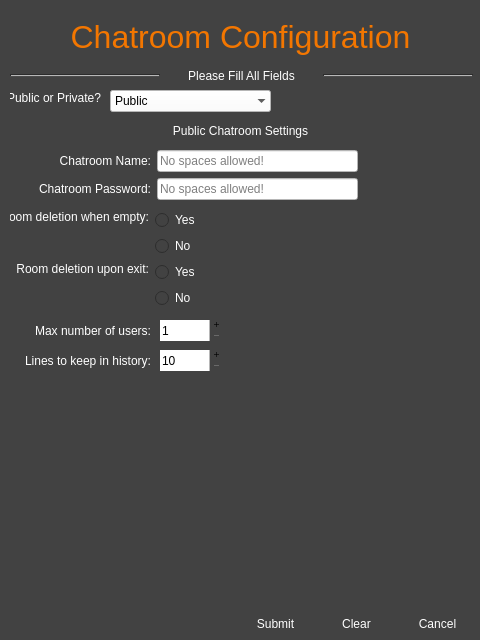
<?xml version='1.0'?>
<ui version="4.0">
 <class>ventilate_createchat</class>
 <widget name="ventilate_createchat" class="QDialog">
  <property name="geometry">
<rect>
    <x>0</x>
    <y>0</y>
    <width>480</width>
    <height>640</height>
   </rect>
  </property>
  <property name="windowTitle">
   <string>Create Chatroom</string>
  </property>
  <property name="styleSheet">
   <string notr="true">background-color: rgb(66, 66, 66);</string>
  </property>
  <widget class="QLabel" name="label_3">
   <property name="geometry">
    <rect>
     <x>10</x>
     <y>90</y>
     <width>91</width>
     <height>16</height>
    </rect>
   </property>
   <property name="styleSheet">
    <string notr="true">color: rgb(255, 255, 255);</string>
   </property>
   <property name="text">
    <string>Public or Private?</string>
   </property>
   <property name="alignment">
    <set>Qt::AlignRight|Qt::AlignTrailing|Qt::AlignVCenter</set>
   </property>
  </widget>
  <widget class="QComboBox" name="cboPBorPV">
   <property name="geometry">
    <rect>
     <x>110</x>
     <y>90</y>
     <width>161</width>
     <height>22</height>
    </rect>
   </property>
   <property name="styleSheet">
    <string notr="true">color: rgb(0, 0, 0);
background-color: rgb(255, 255, 255);</string>
   </property>
   <property name="maxVisibleItems">
    <number>2</number>
   </property>
   <property name="maxCount">
    <number>2</number>
   </property>
   <property name="insertPolicy">
    <enum>QComboBox::NoInsert</enum>
   </property>
   <property name="frame">
    <bool>false</bool>
   </property>
   <item>
    <property name="text">
     <string>Public</string>
    </property>
   </item>
   <item>
    <property name="text">
     <string>Private</string>
    </property>
   </item>
  </widget>
  <widget class="QStackedWidget" name="stackedWidget">
   <property name="geometry">
    <rect>
     <x>10</x>
     <y>120</y>
     <width>461</width>
     <height>481</height>
    </rect>
   </property>
   <property name="currentIndex">
    <number>0</number>
   </property>
   <widget class="QWidget" name="page">
    <widget class="QLabel" name="lblPublicSettings">
     <property name="geometry">
      <rect>
       <x>0</x>
       <y>0</y>
       <width>461</width>
       <height>21</height>
      </rect>
     </property>
     <property name="styleSheet">
      <string notr="true">color: rgb(255,255,255);</string>
     </property>
     <property name="text">
      <string>Public Chatroom Settings</string>
     </property>
     <property name="alignment">
      <set>Qt::AlignCenter</set>
     </property>
    </widget>
    <widget class="QWidget" name="layoutWidget">
     <property name="geometry">
      <rect>
       <x>0</x>
       <y>30</y>
       <width>466</width>
       <height>52</height>
      </rect>
     </property>
     <layout class="QVBoxLayout" name="verticalLayout_6">
      <item>
       <layout class="QHBoxLayout" name="horizontalLayout_7">
        <item>
         <widget class="QLabel" name="lblChatName">
          <property name="minimumSize">
           <size>
            <width>141</width>
            <height>0</height>
           </size>
          </property>
          <property name="maximumSize">
           <size>
            <width>141</width>
            <height>16777215</height>
           </size>
          </property>
          <property name="baseSize">
           <size>
            <width>141</width>
            <height>0</height>
           </size>
          </property>
          <property name="styleSheet">
           <string notr="true">color: rgb(255,255,255);</string>
          </property>
          <property name="text">
           <string>Chatroom Name:</string>
          </property>
          <property name="alignment">
           <set>Qt::AlignRight|Qt::AlignTrailing|Qt::AlignVCenter</set>
          </property>
         </widget>
        </item>
        <item>
         <widget class="QLineEdit" name="lnedPBChatName">
          <property name="minimumSize">
           <size>
            <width>201</width>
            <height>20</height>
           </size>
          </property>
          <property name="styleSheet">
           <string notr="true">color: rgb(0,0,0);
background-color: rgb(255,255,255);</string>
          </property>
          <property name="maxLength">
           <number>64</number>
          </property>
          <property name="placeholderText">
           <string>No spaces allowed!</string>
          </property>
          <property name="clearButtonEnabled">
           <bool>true</bool>
          </property>
         </widget>
        </item>
        <item>
         <spacer name="hspStackWidget">
          <property name="orientation">
           <enum>Qt::Horizontal</enum>
          </property>
          <property name="sizeType">
           <enum>QSizePolicy::MinimumExpanding</enum>
          </property>
          <property name="sizeHint" stdset="0">
           <size>
            <width>108</width>
            <height>18</height>
           </size>
          </property>
         </spacer>
        </item>
       </layout>
      </item>
      <item>
       <layout class="QHBoxLayout" name="horizontalLayout_6">
        <item>
         <widget class="QLabel" name="lblChatPassword">
          <property name="minimumSize">
           <size>
            <width>141</width>
            <height>0</height>
           </size>
          </property>
          <property name="maximumSize">
           <size>
            <width>141</width>
            <height>16777215</height>
           </size>
          </property>
          <property name="baseSize">
           <size>
            <width>141</width>
            <height>0</height>
           </size>
          </property>
          <property name="styleSheet">
           <string notr="true">color: rgb(255,255,255);</string>
          </property>
          <property name="text">
           <string>Chatroom Password:</string>
          </property>
          <property name="alignment">
           <set>Qt::AlignRight|Qt::AlignTrailing|Qt::AlignVCenter</set>
          </property>
         </widget>
        </item>
        <item>
         <widget class="QLineEdit" name="lnedPVChatPassword">
          <property name="minimumSize">
           <size>
            <width>201</width>
            <height>20</height>
           </size>
          </property>
          <property name="styleSheet">
           <string notr="true">color: rgb(0,0,0);
background-color: rgb(255,255,255);</string>
          </property>
          <property name="maxLength">
           <number>32</number>
          </property>
          <property name="echoMode">
           <enum>QLineEdit::Password</enum>
          </property>
          <property name="placeholderText">
           <string>No spaces allowed!</string>
          </property>
          <property name="clearButtonEnabled">
           <bool>true</bool>
          </property>
         </widget>
        </item>
        <item>
         <spacer name="hspStackWidget_2">
          <property name="orientation">
           <enum>Qt::Horizontal</enum>
          </property>
          <property name="sizeType">
           <enum>QSizePolicy::MinimumExpanding</enum>
          </property>
          <property name="sizeHint" stdset="0">
           <size>
            <width>108</width>
            <height>18</height>
           </size>
          </property>
         </spacer>
        </item>
       </layout>
      </item>
     </layout>
    </widget>
    <widget class="QSpinBox" name="spinBox">
     <property name="geometry">
      <rect>
       <x>150</x>
       <y>200</y>
       <width>61</width>
       <height>21</height>
      </rect>
     </property>
     <property name="styleSheet">
      <string notr="true">color: rgb(0, 0, 0);
background-color: rgb(255, 255, 255);</string>
     </property>
     <property name="wrapping">
      <bool>false</bool>
     </property>
     <property name="frame">
      <bool>false</bool>
     </property>
     <property name="buttonSymbols">
      <enum>QAbstractSpinBox::PlusMinus</enum>
     </property>
     <property name="accelerated">
      <bool>true</bool>
     </property>
     <property name="showGroupSeparator" stdset="0">
      <bool>true</bool>
     </property>
     <property name="minimum">
      <number>1</number>
     </property>
     <property name="maximum">
      <number>100</number>
     </property>
    </widget>
    <widget class="QLabel" name="lblChatPassword_2">
     <property name="geometry">
      <rect>
       <x>0</x>
       <y>200</y>
       <width>141</width>
       <height>21</height>
      </rect>
     </property>
     <property name="minimumSize">
      <size>
       <width>141</width>
       <height>0</height>
      </size>
     </property>
     <property name="maximumSize">
      <size>
       <width>141</width>
       <height>16777215</height>
      </size>
     </property>
     <property name="baseSize">
      <size>
       <width>141</width>
       <height>0</height>
      </size>
     </property>
     <property name="styleSheet">
      <string notr="true">color: rgb(255,255,255);</string>
     </property>
     <property name="text">
      <string>Max number of users:</string>
     </property>
     <property name="alignment">
      <set>Qt::AlignRight|Qt::AlignTrailing|Qt::AlignVCenter</set>
     </property>
    </widget>
    <widget class="QLabel" name="lblChatPassword_3">
     <property name="geometry">
      <rect>
       <x>0</x>
       <y>230</y>
       <width>141</width>
       <height>21</height>
      </rect>
     </property>
     <property name="minimumSize">
      <size>
       <width>141</width>
       <height>0</height>
      </size>
     </property>
     <property name="maximumSize">
      <size>
       <width>141</width>
       <height>16777215</height>
      </size>
     </property>
     <property name="baseSize">
      <size>
       <width>141</width>
       <height>0</height>
      </size>
     </property>
     <property name="styleSheet">
      <string notr="true">color: rgb(255,255,255);</string>
     </property>
     <property name="text">
      <string>Lines to keep in history:</string>
     </property>
     <property name="alignment">
      <set>Qt::AlignRight|Qt::AlignTrailing|Qt::AlignVCenter</set>
     </property>
    </widget>
    <widget class="QSpinBox" name="spinBox_2">
     <property name="geometry">
      <rect>
       <x>150</x>
       <y>230</y>
       <width>61</width>
       <height>21</height>
      </rect>
     </property>
     <property name="styleSheet">
      <string notr="true">color: rgb(0, 0, 0);
background-color: rgb(255, 255, 255);</string>
     </property>
     <property name="wrapping">
      <bool>false</bool>
     </property>
     <property name="frame">
      <bool>false</bool>
     </property>
     <property name="buttonSymbols">
      <enum>QAbstractSpinBox::PlusMinus</enum>
     </property>
     <property name="accelerated">
      <bool>true</bool>
     </property>
     <property name="showGroupSeparator" stdset="0">
      <bool>true</bool>
     </property>
     <property name="minimum">
      <number>10</number>
     </property>
     <property name="value">
      <number>10</number>
     </property>
     <property name="displayIntegerBase">
      <number>10</number>
     </property>
    </widget>
    <widget class="QWidget" name="layoutWidget">
     <property name="geometry">
      <rect>
       <x>0</x>
       <y>90</y>
       <width>461</width>
       <height>98</height>
      </rect>
     </property>
     <layout class="QHBoxLayout" name="horizontalLayout_8">
      <item>
       <layout class="QVBoxLayout" name="verticalLayout_7">
        <property name="sizeConstraint">
         <enum>QLayout::SetFixedSize</enum>
        </property>
        <item>
         <layout class="QHBoxLayout" name="horizontalLayout_4">
          <item>
           <layout class="QVBoxLayout" name="verticalLayout_5">
            <item>
             <widget class="QLabel" name="label_8">
              <property name="minimumSize">
               <size>
                <width>139</width>
                <height>0</height>
               </size>
              </property>
              <property name="maximumSize">
               <size>
                <width>139</width>
                <height>16777215</height>
               </size>
              </property>
              <property name="baseSize">
               <size>
                <width>139</width>
                <height>0</height>
               </size>
              </property>
              <property name="styleSheet">
               <string notr="true">color: rgb(255,255,255);</string>
              </property>
              <property name="text">
               <string>Room deletion when empty:</string>
              </property>
              <property name="alignment">
               <set>Qt::AlignRight|Qt::AlignTrailing|Qt::AlignVCenter</set>
              </property>
             </widget>
            </item>
            <item>
             <spacer name="verticalSpacer_2">
              <property name="orientation">
               <enum>Qt::Vertical</enum>
              </property>
              <property name="sizeHint" stdset="0">
               <size>
                <width>138</width>
                <height>8</height>
               </size>
              </property>
             </spacer>
            </item>
           </layout>
          </item>
          <item>
           <layout class="QVBoxLayout" name="verticalLayout_2">
            <item>
             <widget class="QRadioButton" name="rbtnPBUattnYes">
              <property name="autoFillBackground">
               <bool>false</bool>
              </property>
              <property name="styleSheet">
               <string notr="true">color: rgb(255,255,255);</string>
              </property>
              <property name="text">
               <string>Yes</string>
              </property>
             </widget>
            </item>
            <item>
             <widget class="QRadioButton" name="rbtnPBUattnNo">
              <property name="autoFillBackground">
               <bool>false</bool>
              </property>
              <property name="styleSheet">
               <string notr="true">color: rgb(255,255,255);</string>
              </property>
              <property name="text">
               <string>No</string>
              </property>
             </widget>
            </item>
           </layout>
          </item>
         </layout>
        </item>
        <item>
         <layout class="QHBoxLayout" name="horizontalLayout_5">
          <item>
           <layout class="QVBoxLayout" name="verticalLayout_4">
            <item>
             <widget class="QLabel" name="label_9">
              <property name="minimumSize">
               <size>
                <width>139</width>
                <height>0</height>
               </size>
              </property>
              <property name="maximumSize">
               <size>
                <width>139</width>
                <height>16777215</height>
               </size>
              </property>
              <property name="baseSize">
               <size>
                <width>139</width>
                <height>0</height>
               </size>
              </property>
              <property name="styleSheet">
               <string notr="true">color: rgb(255,255,255);</string>
              </property>
              <property name="text">
               <string>Room deletion upon exit:</string>
              </property>
              <property name="alignment">
               <set>Qt::AlignRight|Qt::AlignTrailing|Qt::AlignVCenter</set>
              </property>
             </widget>
            </item>
            <item>
             <spacer name="verticalSpacer">
              <property name="orientation">
               <enum>Qt::Vertical</enum>
              </property>
              <property name="sizeHint" stdset="0">
               <size>
                <width>138</width>
                <height>8</height>
               </size>
              </property>
             </spacer>
            </item>
           </layout>
          </item>
          <item>
           <layout class="QVBoxLayout" name="verticalLayout_3">
            <item>
             <widget class="QRadioButton" name="rbtnPBExitYes">
              <property name="autoFillBackground">
               <bool>false</bool>
              </property>
              <property name="styleSheet">
               <string notr="true">color: rgb(255,255,255);</string>
              </property>
              <property name="text">
               <string>Yes</string>
              </property>
             </widget>
            </item>
            <item>
             <widget class="QRadioButton" name="rbtnPBExitNo">
              <property name="autoFillBackground">
               <bool>false</bool>
              </property>
              <property name="styleSheet">
               <string notr="true">color: rgb(255,255,255);</string>
              </property>
              <property name="text">
               <string>No</string>
              </property>
             </widget>
            </item>
           </layout>
          </item>
         </layout>
        </item>
       </layout>
      </item>
      <item>
       <spacer name="horizontalSpacer_2">
        <property name="orientation">
         <enum>Qt::Horizontal</enum>
        </property>
        <property name="sizeHint" stdset="0">
         <size>
          <width>268</width>
          <height>88</height>
         </size>
        </property>
       </spacer>
      </item>
     </layout>
    </widget>
   </widget>
   <widget class="QWidget" name="page_2">
    <widget class="QLabel" name="label_5">
     <property name="geometry">
      <rect>
       <x>0</x>
       <y>0</y>
       <width>131</width>
       <height>21</height>
      </rect>
     </property>
     <property name="styleSheet">
      <string notr="true">color: rgb(255,255,255);</string>
     </property>
     <property name="text">
      <string>Private Chatroom Settings</string>
     </property>
    </widget>
   </widget>
  </widget>
  <widget class="QWidget" name="layoutWidget">
   <property name="geometry">
    <rect>
     <x>10</x>
     <y>610</y>
     <width>465</width>
     <height>27</height>
    </rect>
   </property>
   <layout class="QHBoxLayout" name="horizontalLayout_2">
    <item>
     <spacer name="horizontalSpacer">
      <property name="orientation">
       <enum>Qt::Horizontal</enum>
      </property>
      <property name="sizeType">
       <enum>QSizePolicy::MinimumExpanding</enum>
      </property>
      <property name="sizeHint" stdset="0">
       <size>
        <width>218</width>
        <height>20</height>
       </size>
      </property>
     </spacer>
    </item>
    <item>
     <layout class="QHBoxLayout" name="horizontalLayout">
      <item>
       <widget class="QPushButton" name="btnSubmit">
        <property name="minimumSize">
         <size>
          <width>75</width>
          <height>23</height>
         </size>
        </property>
        <property name="maximumSize">
         <size>
          <width>75</width>
          <height>23</height>
         </size>
        </property>
        <property name="baseSize">
         <size>
          <width>75</width>
          <height>23</height>
         </size>
        </property>
        <property name="styleSheet">
         <string notr="true">color: rgb(255, 255, 255);</string>
        </property>
        <property name="text">
         <string>Submit</string>
        </property>
        <property name="checkable">
         <bool>false</bool>
        </property>
        <property name="autoDefault">
         <bool>false</bool>
        </property>
        <property name="flat">
         <bool>true</bool>
        </property>
       </widget>
      </item>
      <item>
       <widget class="QPushButton" name="btnClear">
        <property name="minimumSize">
         <size>
          <width>75</width>
          <height>23</height>
         </size>
        </property>
        <property name="maximumSize">
         <size>
          <width>75</width>
          <height>23</height>
         </size>
        </property>
        <property name="baseSize">
         <size>
          <width>75</width>
          <height>23</height>
         </size>
        </property>
        <property name="styleSheet">
         <string notr="true">color: rgb(255, 255, 255);</string>
        </property>
        <property name="text">
         <string>Clear</string>
        </property>
        <property name="checkable">
         <bool>false</bool>
        </property>
        <property name="autoDefault">
         <bool>false</bool>
        </property>
        <property name="flat">
         <bool>true</bool>
        </property>
       </widget>
      </item>
      <item>
       <widget class="QPushButton" name="btnCancel">
        <property name="minimumSize">
         <size>
          <width>75</width>
          <height>23</height>
         </size>
        </property>
        <property name="maximumSize">
         <size>
          <width>75</width>
          <height>23</height>
         </size>
        </property>
        <property name="baseSize">
         <size>
          <width>75</width>
          <height>23</height>
         </size>
        </property>
        <property name="styleSheet">
         <string notr="true">color: rgb(255, 255, 255);</string>
        </property>
        <property name="text">
         <string>Cancel</string>
        </property>
        <property name="checkable">
         <bool>false</bool>
        </property>
        <property name="autoDefault">
         <bool>false</bool>
        </property>
        <property name="flat">
         <bool>true</bool>
        </property>
       </widget>
      </item>
     </layout>
    </item>
   </layout>
  </widget>
  <widget class="QWidget" name="layoutWidget">
   <property name="geometry">
    <rect>
     <x>10</x>
     <y>10</y>
     <width>463</width>
     <height>75</height>
    </rect>
   </property>
   <layout class="QVBoxLayout" name="verticalLayout">
    <item>
     <widget class="QLabel" name="lblTitle">
      <property name="minimumSize">
       <size>
        <width>461</width>
        <height>51</height>
       </size>
      </property>
      <property name="maximumSize">
       <size>
        <width>461</width>
        <height>51</height>
       </size>
      </property>
      <property name="baseSize">
       <size>
        <width>461</width>
        <height>51</height>
       </size>
      </property>
      <property name="font">
       <font>
        <pointsize>24</pointsize>
       </font>
      </property>
      <property name="styleSheet">
       <string notr="true">color: rgb(243, 118, 0);</string>
      </property>
      <property name="text">
       <string>Chatroom Configuration</string>
      </property>
      <property name="alignment">
       <set>Qt::AlignCenter</set>
      </property>
     </widget>
    </item>
    <item>
     <layout class="QHBoxLayout" name="horizontalLayout_3">
      <item>
       <widget class="Line" name="hlnLeft">
        <property name="styleSheet">
         <string notr="true">color: rgb(255, 255, 255);
border-color: rgb(255, 255, 255);</string>
        </property>
        <property name="midLineWidth">
         <number>1</number>
        </property>
        <property name="orientation">
         <enum>Qt::Horizontal</enum>
        </property>
       </widget>
      </item>
      <item>
       <widget class="QLabel" name="lblDirections">
        <property name="font">
         <font>
          <pointsize>9</pointsize>
         </font>
        </property>
        <property name="styleSheet">
         <string notr="true">color: rgb(255, 255, 255);</string>
        </property>
        <property name="text">
         <string>Please Fill All Fields</string>
        </property>
        <property name="alignment">
         <set>Qt::AlignCenter</set>
        </property>
       </widget>
      </item>
      <item>
       <widget class="Line" name="hlnRight">
        <property name="styleSheet">
         <string notr="true">color: rgb(255, 255, 255);</string>
        </property>
        <property name="lineWidth">
         <number>1</number>
        </property>
        <property name="midLineWidth">
         <number>1</number>
        </property>
        <property name="orientation">
         <enum>Qt::Horizontal</enum>
        </property>
       </widget>
      </item>
     </layout>
    </item>
   </layout>
  </widget>
 </widget>
 <resources/>
 <connections/>
 <designerdata>
  <property name="gridDeltaX">
   <number>10</number>
  </property>
  <property name="gridDeltaY">
   <number>10</number>
  </property>
  <property name="gridSnapX">
   <bool>true</bool>
  </property>
  <property name="gridSnapY">
   <bool>true</bool>
  </property>
  <property name="gridVisible">
   <bool>true</bool>
  </property>
 </designerdata>
</ui>
